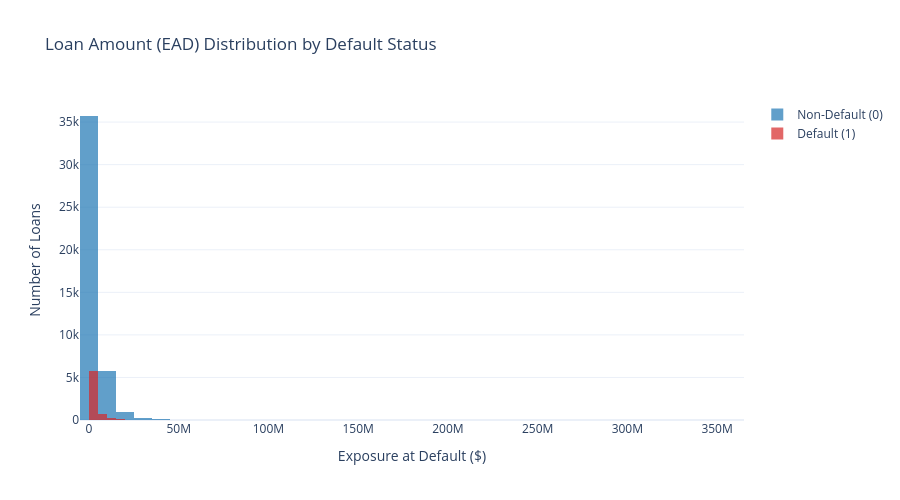

The notebook cell saved with this chart:
### Code cell
# Loan amount distribution
fig_dist = eda.loan_amount_distribution()
fig_dist.show()

### Figure 1 — Plotly figure (JSON) as saved in the notebook; plotly's stock layout.template omitted (floating-point values rounded to 4 significant figures; data arrays with more than 128 entries replaced by an {"elided": "..."} marker saying what was removed)
{"data": [{"hovertemplate": "EAD: %{x:,.0f}<br>Count: %{y}<extra></extra>", "marker": {"color": "#1f77b4"}, "name": "Non-Default (0)", "nbinsx": 50, "opacity": 0.7, "type": "histogram", "x": {"elided": "43050 float values"}}, {"hovertemplate": "EAD: %{x:,.0f}<br>Count: %{y}<extra></extra>", "marker": {"color": "#d62728"}, "name": "Default (1)", "nbinsx": 50, "opacity": 0.7, "type": "histogram", "x": {"elided": "6950 float values"}}], "layout": {"barmode": "overlay", "height": 500, "hovermode": "x unified", "title": {"text": "Loan Amount (EAD) Distribution by Default Status"}, "xaxis": {"title": {"text": "Exposure at Default ($)"}}, "yaxis": {"title": {"text": "Number of Loans"}}}}
